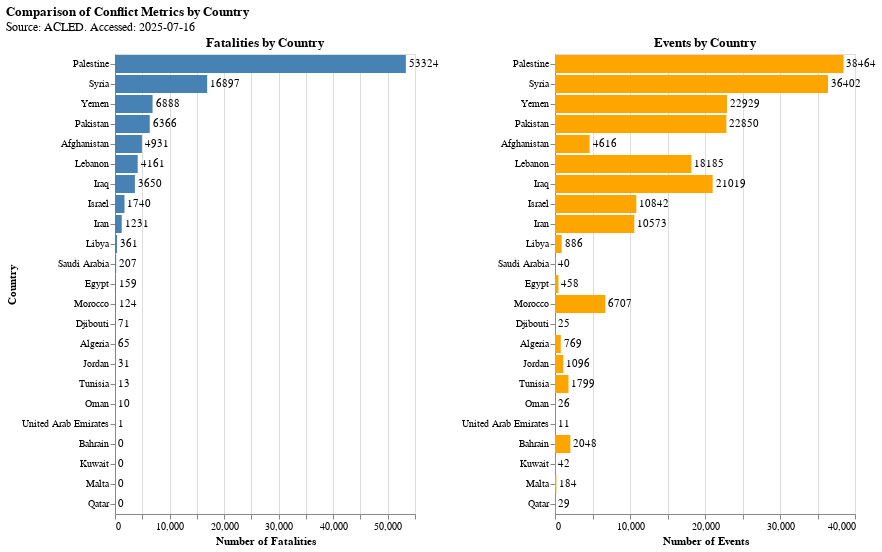

Notebook cell for this chart:
### Markdown cell above
## Highest Fatalities

### Code cell
def plot_conflict_metrics_by_country(
    data: pd.DataFrame,
    metrics_to_plot: list,
    metric_display_info: dict = None,
    sorting_metric: str = None,
    overall_title: str = 'Comparison of Metrics by Country',
    source_text: str = None # New parameter for the source subtitle
) -> alt.Chart:
    """
    Generates a horizontally concatenated bar chart for specified metrics by country,
    with text labels for values and an optional source subtitle.

    Args:
        data (pd.DataFrame): The input DataFrame containing 'country' and metric columns.
        metrics_to_plot (list): A list of column names (metrics) to visualize.
        metric_display_info (dict, optional): A dictionary mapping metric names to
            dictionaries with 'title' and 'color' keys.
            Example: {'nrFatalities': {'title': 'Fatalities', 'color': 'steelblue'}}.
            Defaults to None, which will use metric name as title and grey color.
        sorting_metric (str, optional): The name of the metric (column) to use for
            sorting countries on the y-axis. If None, no specific sort is applied
            other than the default DataFrame order.
        overall_title (str, optional): The main title for the concatenated chart.
        source_text (str, optional): Text to be displayed as a subtitle at the bottom,
            typically used for data source information. Defaults to None.

    Returns:
        alt.Chart: An Altair Chart object representing the combined horizontal bar chart.
    """

    if metric_display_info is None:
        metric_display_info = {}

    # Sort the data if a sorting_metric is provided
    if sorting_metric and sorting_metric in data.columns:
        # Check if sorting_metric is numeric to sort in descending order
        if pd.api.types.is_numeric_dtype(data[sorting_metric]):
            data_sorted = data.sort_values(by=sorting_metric, ascending=False).reset_index(drop=True)
            # Use alt.EncodingSortField for robust sorting in Altair
            sort_order = alt.EncodingSortField(field=sorting_metric, op="min", order='descending')
        else:
            data_sorted = data.copy() # No specific sort if not numeric
            sort_order = None # Default sort for categorical data
        print(f"Sorting countries by '{sorting_metric}' in descending order.")
    else:
        data_sorted = data.copy()
        sort_order = None
        if sorting_metric:
            print(f"Warning: Sorting metric '{sorting_metric}' not found or not used for sorting.")

    charts_list = []

    for i, metric in enumerate(metrics_to_plot):
        if metric not in data_sorted.columns:
            print(f"Warning: Metric '{metric}' not found in the DataFrame and will be skipped.")
            continue

        # Get custom title and color, or use defaults
        display_info = metric_display_info.get(metric, {})
        metric_title = display_info.get('title', metric)
        metric_color = display_info.get('color', 'grey') # Default color if not specified

        # Define the Y-axis encoding, applying the dynamic sort
        y_encoding = alt.Y('country', title='Country' if i == 0 else '')
        if sort_order:
            y_encoding = alt.Y('country', sort=sort_order, title='Country' if i == 0 else '')


        # Create the Bar Layer for the current metric
        bars = alt.Chart(data_sorted).mark_bar(color=metric_color).encode(
            y=y_encoding,
            x=alt.X(metric, title=f'Number of {metric_title}')
        )

        # Create the Text Layer for the current metric
        text = alt.Chart(data_sorted).mark_text(
            align='left',
            baseline='middle',
            dx=3
        ).encode(
            y=y_encoding, # Use the same Y-encoding as bars for consistency
            x=alt.X(metric),
            text=alt.Text(metric),
            color=alt.value('black')
        )

        # Combine Bar Chart and Text Layer for the current metric
        chart = (bars + text).properties(
            title=f'{metric_title} by Country'
        )
        charts_list.append(chart)

    if not charts_list:
        return "No charts could be generated. Check your metrics and data."

    # Combine All Charts into a Subplot
    # Add subtitle here using the 'subtitle' property within the title dictionary
    combined_chart = alt.hconcat(*charts_list).resolve_scale(
        y='shared' # Ensure the y-axis (countries) is shared across all charts
    ).properties(
        title={
            "text": overall_title,
            "subtitle": source_text if source_text else "" # Use source_text as subtitle
        }
    )

    return combined_chart

plot_conflict_metrics_by_country(
    data =conflict_national,
    metrics_to_plot =['nrFatalities', 'nrEvents'],
    metric_display_info = {'nrFatalities': {'title': 'Fatalities', 'color': 'steelblue'},
                           'nrEvents': {'title': 'Events', 'color': 'orange'}},
    sorting_metric = 'nrFatalities',
    overall_title = 'Comparison of Conflict Metrics by Country',
    source_text = f'Source: ACLED. Accessed: {str(date.today())}'
)

### Figure 1 — Vega-Lite specification as saved in the notebook (floating-point values rounded to 4 significant figures)
{"config": {"view": {"continuousWidth": 300, "continuousHeight": 300}}, "hconcat": [{"layer": [{"mark": {"type": "bar", "color": "steelblue"}, "encoding": {"x": {"field": "nrFatalities", "title": "Number of Fatalities", "type": "quantitative"}, "y": {"field": "country", "sort": {"field": "nrFatalities", "op": "min", "order": "descending"}, "title": "Country", "type": "nominal"}}}, {"mark": {"type": "text", "align": "left", "baseline": "middle", "dx": 3}, "encoding": {"color": {"value": "black"}, "text": {"field": "nrFatalities", "type": "quantitative"}, "x": {"field": "nrFatalities", "type": "quantitative"}, "y": {"field": "country", "sort": {"field": "nrFatalities", "op": "min", "order": "descending"}, "title": "Country", "type": "nominal"}}}], "title": "Fatalities by Country"}, {"layer": [{"mark": {"type": "bar", "color": "orange"}, "encoding": {"x": {"field": "nrEvents", "title": "Number of Events", "type": "quantitative"}, "y": {"field": "country", "sort": {"field": "nrFatalities", "op": "min", "order": "descending"}, "title": "", "type": "nominal"}}}, {"mark": {"type": "text", "align": "left", "baseline": "middle", "dx": 3}, "encoding": {"color": {"value": "black"}, "text": {"field": "nrEvents", "type": "quantitative"}, "x": {"field": "nrEvents", "type": "quantitative"}, "y": {"field": "country", "sort": {"field": "nrFatalities", "op": "min", "order": "descending"}, "title": "", "type": "nominal"}}}], "title": "Events by Country"}], "data": {"name": "data-d46a076330523a1a04cd7bda8942e15b"}, "resolve": {"scale": {"y": "shared"}}, "title": {"text": "Comparison of Conflict Metrics by Country", "subtitle": "Source: ACLED. Accessed: 2025-07-16"}, "$schema": "https://vega.github.io/schema/vega-lite/v5.20.1.json", "datasets": {"data-d46a076330523a1a04cd7bda8942e15b": [{"country": "Palestine", "nrEvents": 38464, "nrFatalities": 53324}, {"country": "Syria", "nrEvents": 36402, "nrFatalities": 16897}, {"country": "Yemen", "nrEvents": 22929, "nrFatalities": 6888}, {"country": "Pakistan", "nrEvents": 22850, "nrFatalities": 6366}, {"country": "Afghanistan", "nrEvents": 4616, "nrFatalities": 4931}, {"country": "Lebanon", "nrEvents": 18185, "nrFatalities": 4161}, {"country": "Iraq", "nrEvents": 21019, "nrFatalities": 3650}, {"country": "Israel", "nrEvents": 10842, "nrFatalities": 1740}, {"country": "Iran", "nrEvents": 10573, "nrFatalities": 1231}, {"country": "Libya", "nrEvents": 886, "nrFatalities": 361}, {"country": "Saudi Arabia", "nrEvents": 40, "nrFatalities": 207}, {"country": "Egypt", "nrEvents": 458, "nrFatalities": 159}, {"country": "Morocco", "nrEvents": 6707, "nrFatalities": 124}, {"country": "Djibouti", "nrEvents": 25, "nrFatalities": 71}, {"country": "Algeria", "nrEvents": 769, "nrFatalities": 65}, {"country": "Jordan", "nrEvents": 1096, "nrFatalities": 31}, {"country": "Tunisia", "nrEvents": 1799, "nrFatalities": 13}, {"country": "Oman", "nrEvents": 26, "nrFatalities": 10}, {"country": "United Arab Emirates", "nrEvents": 11, "nrFatalities": 1}, {"country": "Bahrain", "nrEvents": 2048, "nrFatalities": 0}, {"country": "Kuwait", "nrEvents": 42, "nrFatalities": 0}, {"country": "Malta", "nrEvents": 184, "nrFatalities": 0}, {"country": "Qatar", "nrEvents": 29, "nrFatalities": 0}]}}
